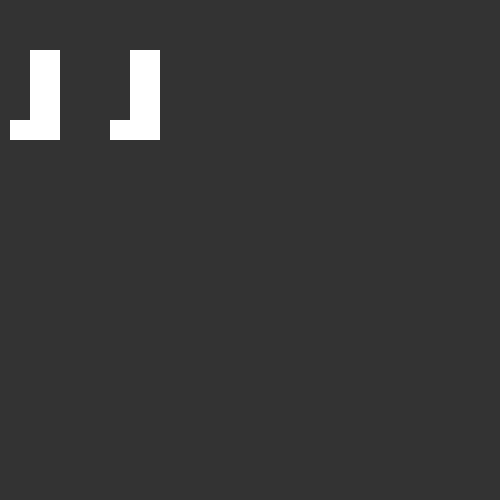
Frame 1 (no input)
Frame 60 (no input): identical to frame 1, image omitted
Frame 120 (the mouse pressed at the canvas centre since frame 60): identical to frame 1, image omitted

The p5.js sketch that drew this single still picture (run headless with seeded random() and noise() and a simulated clock; from frame 60 on, the mouse is pressed at the canvas centre):

// p5.js sketch
// ── sketch.js
function setup() {
  createCanvas(500, 500);
  smooth();
}

function draw() {
  background(51);
  noStroke();
  fill(500);

  for (var i = 0; i < 2; i++) {
    var offset = 10;
    var yPos = i * width/5 + offset;
    rect (yPos+20, 50, 30, 80);
    rect (yPos, 120, 50, 20);
  }


}
